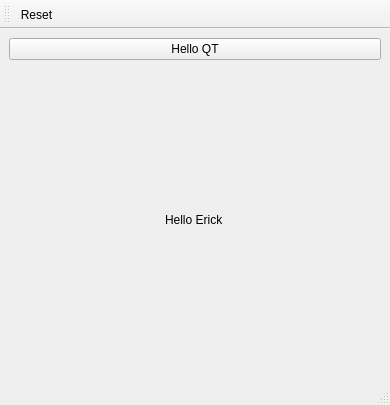
<?xml version="1.0" encoding="UTF-8"?>
<ui version="4.0">
 <class>MainWindow</class>
 <widget class="QMainWindow" name="MainWindow">
  <property name="geometry">
   <rect>
    <x>0</x>
    <y>0</y>
    <width>390</width>
    <height>405</height>
   </rect>
  </property>
  <property name="windowTitle">
   <string>MainWindow</string>
  </property>
  <widget class="QWidget" name="centralwidget">
   <layout class="QVBoxLayout" name="verticalLayout">
    <item>
     <widget class="QPushButton" name="helloPushButton">
      <property name="text">
       <string>Hello QT</string>
      </property>
     </widget>
    </item>
    <item alignment="Qt::AlignHCenter|Qt::AlignVCenter">
     <widget class="QLabel" name="helloLabel">
      <property name="layoutDirection">
       <enum>Qt::LeftToRight</enum>
      </property>
      <property name="text">
       <string>Hello Erick</string>
      </property>
     </widget>
    </item>
   </layout>
  </widget>
  <widget class="QMenuBar" name="menubar">
   <property name="geometry">
    <rect>
     <x>0</x>
     <y>0</y>
     <width>390</width>
     <height>21</height>
    </rect>
   </property>
  </widget>
  <widget class="QStatusBar" name="statusbar"/>
  <widget class="QToolBar" name="toolBar">
   <property name="windowTitle">
    <string>toolBar</string>
   </property>
   <attribute name="toolBarArea">
    <enum>TopToolBarArea</enum>
   </attribute>
   <attribute name="toolBarBreak">
    <bool>false</bool>
   </attribute>
   <addaction name="actionReset"/>
  </widget>
  <action name="actionReset">
   <property name="icon">
    <iconset resource="aa.qrc">
     <normaloff>:/newPrefix/1/Hello_World/reset_128x128.png</normaloff>:/newPrefix/1/Hello_World/reset_128x128.png</iconset>
   </property>
   <property name="text">
    <string>Reset</string>
   </property>
   <property name="toolTip">
    <string>Reset</string>
   </property>
  </action>
 </widget>
 <resources>
  <include location="aa.qrc"/>
 </resources>
 <connections/>
</ui>
